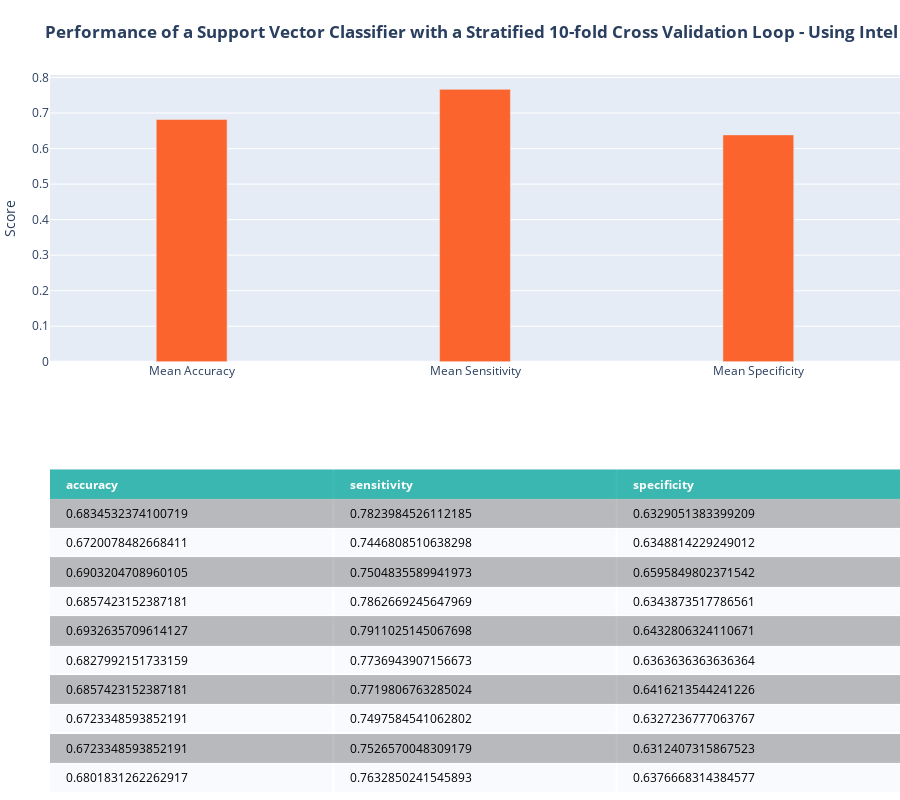

Source (notebook cell):
### Markdown cell above
#### SVM

### Code cell
cellTitle = '<b>Performance of a Support Vector Classifier with a Stratified 10-fold Cross Validation Loop - Using Intel Extension for ScitKit-Learn for speed</b>'
from sklearnex import patch_sklearn
patch_sklearn()

from sklearn.svm import SVC

svmScore = []
svm_clf = SVC(kernel='rbf', gamma='auto')
for train,test in skf.split(X_mat,y):
    svm_clf.fit(X_mat[train],y.values.ravel()[train])
    y_hat = svm_clf.predict(X_mat[test])
    
    cm = confusion_matrix(y.loc[test],y_hat, labels=[1,0])
    svmScore.append({'accuracy':(cm[0,0]+cm[1,1])/sum(cm.ravel()),
                'sensitivity':cm[0,0]/(cm[0,0]+cm[0,1]),
                'specificity':cm[1,1]/(cm[1,1]+cm[1,0])})
svmScore = pd.DataFrame(svmScore)
svmFig = plotMetrics(nbScore, cellTitle)
svmFig.show()

### Figure 1 — Plotly figure (JSON) as saved in the notebook; plotly's stock layout.template omitted (floating-point values rounded to 4 significant figures)
{"data": [{"colorscale": [[0, "#00A699"], [0.5, "#a9a9a9"], [1, "#ffffff"]], "hoverinfo": "none", "opacity": 0.75, "showscale": false, "type": "heatmap", "z": [[0, 0, 0], [0.5, 0.5, 0.5], [1, 1, 1], [0.5, 0.5, 0.5], [1, 1, 1], [0.5, 0.5, 0.5], [1, 1, 1], [0.5, 0.5, 0.5], [1, 1, 1], [0.5, 0.5, 0.5], [1, 1, 1]]}, {"marker": {"color": "#FC642D"}, "type": "bar", "width": 0.25, "x": ["Mean Accuracy", "Mean Sensitivity", "Mean Specificity"], "xaxis": "x2", "y": [0.6818, 0.7666, 0.6385], "yaxis": "y2"}], "layout": {"annotations": [{"align": "left", "font": {"color": "#ffffff"}, "showarrow": false, "text": "<b>accuracy</b>", "x": -0.45, "xanchor": "left", "xref": "x", "y": 0, "yref": "y"}, {"align": "left", "font": {"color": "#ffffff"}, "showarrow": false, "text": "<b>sensitivity</b>", "x": 0.55, "xanchor": "left", "xref": "x", "y": 0, "yref": "y"}, {"align": "left", "font": {"color": "#ffffff"}, "showarrow": false, "text": "<b>specificity</b>", "x": 1.55, "xanchor": "left", "xref": "x", "y": 0, "yref": "y"}, {"align": "left", "font": {"color": "#000000"}, "showarrow": false, "text": "0.6834532374100719", "x": -0.45, "xanchor": "left", "xref": "x", "y": 1, "yref": "y"}, {"align": "left", "font": {"color": "#000000"}, "showarrow": false, "text": "0.7823984526112185", "x": 0.55, "xanchor": "left", "xref": "x", "y": 1, "yref": "y"}, {"align": "left", "font": {"color": "#000000"}, "showarrow": false, "text": "0.6329051383399209", "x": 1.55, "xanchor": "left", "xref": "x", "y": 1, "yref": "y"}, {"align": "left", "font": {"color": "#000000"}, "showarrow": false, "text": "0.6720078482668411", "x": -0.45, "xanchor": "left", "xref": "x", "y": 2, "yref": "y"}, {"align": "left", "font": {"color": "#000000"}, "showarrow": false, "text": "0.7446808510638298", "x": 0.55, "xanchor": "left", "xref": "x", "y": 2, "yref": "y"}, {"align": "left", "font": {"color": "#000000"}, "showarrow": false, "text": "0.6348814229249012", "x": 1.55, "xanchor": "left", "xref": "x", "y": 2, "yref": "y"}, {"align": "left", "font": {"color": "#000000"}, "showarrow": false, "text": "0.6903204708960105", "x": -0.45, "xanchor": "left", "xref": "x", "y": 3, "yref": "y"}, {"align": "left", "font": {"color": "#000000"}, "showarrow": false, "text": "0.7504835589941973", "x": 0.55, "xanchor": "left", "xref": "x", "y": 3, "yref": "y"}, {"align": "left", "font": {"color": "#000000"}, "showarrow": false, "text": "0.6595849802371542", "x": 1.55, "xanchor": "left", "xref": "x", "y": 3, "yref": "y"}, {"align": "left", "font": {"color": "#000000"}, "showarrow": false, "text": "0.6857423152387181", "x": -0.45, "xanchor": "left", "xref": "x", "y": 4, "yref": "y"}, {"align": "left", "font": {"color": "#000000"}, "showarrow": false, "text": "0.7862669245647969", "x": 0.55, "xanchor": "left", "xref": "x", "y": 4, "yref": "y"}, {"align": "left", "font": {"color": "#000000"}, "showarrow": false, "text": "0.6343873517786561", "x": 1.55, "xanchor": "left", "xref": "x", "y": 4, "yref": "y"}, {"align": "left", "font": {"color": "#000000"}, "showarrow": false, "text": "0.6932635709614127", "x": -0.45, "xanchor": "left", "xref": "x", "y": 5, "yref": "y"}, {"align": "left", "font": {"color": "#000000"}, "showarrow": false, "text": "0.7911025145067698", "x": 0.55, "xanchor": "left", "xref": "x", "y": 5, "yref": "y"}, {"align": "left", "font": {"color": "#000000"}, "showarrow": false, "text": "0.6432806324110671", "x": 1.55, "xanchor": "left", "xref": "x", "y": 5, "yref": "y"}, {"align": "left", "font": {"color": "#000000"}, "showarrow": false, "text": "0.6827992151733159", "x": -0.45, "xanchor": "left", "xref": "x", "y": 6, "yref": "y"}, {"align": "left", "font": {"color": "#000000"}, "showarrow": false, "text": "0.7736943907156673", "x": 0.55, "xanchor": "left", "xref": "x", "y": 6, "yref": "y"}, {"align": "left", "font": {"color": "#000000"}, "showarrow": false, "text": "0.6363636363636364", "x": 1.55, "xanchor": "left", "xref": "x", "y": 6, "yref": "y"}, {"align": "left", "font": {"color": "#000000"}, "showarrow": false, "text": "0.6857423152387181", "x": -0.45, "xanchor": "left", "xref": "x", "y": 7, "yref": "y"}, {"align": "left", "font": {"color": "#000000"}, "showarrow": false, "text": "0.7719806763285024", "x": 0.55, "xanchor": "left", "xref": "x", "y": 7, "yref": "y"}, {"align": "left", "font": {"color": "#000000"}, "showarrow": false, "text": "0.6416213544241226", "x": 1.55, "xanchor": "left", "xref": "x", "y": 7, "yref": "y"}, {"align": "left", "font": {"color": "#000000"}, "showarrow": false, "text": "0.6723348593852191", "x": -0.45, "xanchor": "left", "xref": "x", "y": 8, "yref": "y"}, {"align": "left", "font": {"color": "#000000"}, "showarrow": false, "text": "0.7497584541062802", "x": 0.55, "xanchor": "left", "xref": "x", "y": 8, "yref": "y"}, {"align": "left", "font": {"color": "#000000"}, "showarrow": false, "text": "0.6327236777063767", "x": 1.55, "xanchor": "left", "xref": "x", "y": 8, "yref": "y"}, {"align": "left", "font": {"color": "#000000"}, "showarrow": false, "text": "0.6723348593852191", "x": -0.45, "xanchor": "left", "xref": "x", "y": 9, "yref": "y"}, {"align": "left", "font": {"color": "#000000"}, "showarrow": false, "text": "0.7526570048309179", "x": 0.55, "xanchor": "left", "xref": "x", "y": 9, "yref": "y"}, {"align": "left", "font": {"color": "#000000"}, "showarrow": false, "text": "0.6312407315867523", "x": 1.55, "xanchor": "left", "xref": "x", "y": 9, "yref": "y"}, {"align": "left", "font": {"color": "#000000"}, "showarrow": false, "text": "0.6801831262262917", "x": -0.45, "xanchor": "left", "xref": "x", "y": 10, "yref": "y"}, {"align": "left", "font": {"color": "#000000"}, "showarrow": false, "text": "0.7632850241545893", "x": 0.55, "xanchor": "left", "xref": "x", "y": 10, "yref": "y"}, {"align": "left", "font": {"color": "#000000"}, "showarrow": false, "text": "0.6376668314384577", "x": 1.55, "xanchor": "left", "xref": "x", "y": 10, "yref": "y"}], "height": 800, "margin": {"b": 0, "l": 50, "r": 0, "t": 75}, "title": {"text": "<b>Performance of a Support Vector Classifier with a Stratified 10-fold Cross Validation Loop - Using Intel Extension for ScitKit-Learn for speed</b>"}, "xaxis": {"dtick": 1, "gridwidth": 2, "showticklabels": false, "tick0": -0.5, "ticks": "", "zeroline": false}, "xaxis2": {"anchor": "y2"}, "yaxis": {"autorange": "reversed", "domain": [0, 0.45], "dtick": 1, "gridwidth": 2, "showticklabels": false, "tick0": 0.5, "ticks": "", "zeroline": false}, "yaxis2": {"anchor": "x2", "domain": [0.6, 1], "title": {"text": "Score"}}}}
